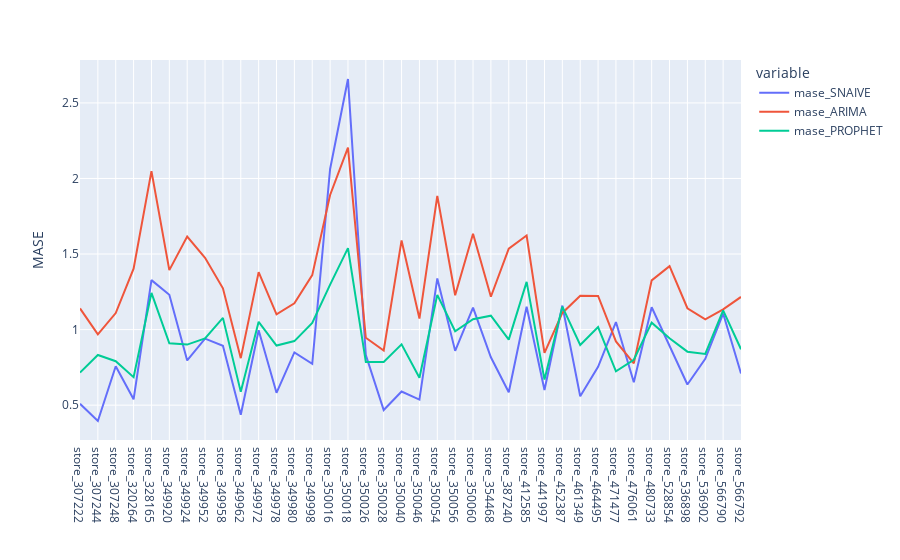

The cell this chart's notebook holds for it:
### Code cell
fig = score_ALL[['mase_SNAIVE', 'mase_ARIMA', 'mase_PROPHET']].plot()
fig.update_xaxes(title_text='')
fig.update_yaxes(title_text='MASE')

### Figure 1 — Plotly figure (JSON) as saved in the notebook; plotly's stock layout.template omitted (floating-point values rounded to 4 significant figures)
{"data": [{"hovertemplate": "variable=mase_SNAIVE<br>store=%{x}<br>value=%{y}<extra></extra>", "legendgroup": "mase_SNAIVE", "line": {"color": "#636efa", "dash": "solid"}, "marker": {"symbol": "circle"}, "mode": "lines", "name": "mase_SNAIVE", "orientation": "v", "showlegend": true, "type": "scatter", "x": ["store_307222", "store_307244", "store_307248", "store_320264", "store_328165", "store_349920", "store_349924", "store_349952", "store_349958", "store_349962", "store_349972", "store_349978", "store_349980", "store_349998", "store_350016", "store_350018", "store_350026", "store_350028", "store_350040", "store_350046", "store_350054", "store_350056", "store_350060", "store_354468", "store_387240", "store_412585", "store_441997", "store_452387", "store_461349", "store_464495", "store_471477", "store_476061", "store_480733", "store_528854", "store_536898", "store_536902", "store_566790", "store_566792"], "xaxis": "x", "y": [0.509, 0.3952, 0.7572, 0.539, 1.327, 1.23, 0.796, 0.9403, 0.8932, 0.4365, 0.9952, 0.5815, 0.8493, 0.774, 2.063, 2.658, 0.8315, 0.468, 0.5905, 0.5373, 1.339, 0.8593, 1.145, 0.8168, 0.5855, 1.151, 0.6, 1.159, 0.5587, 0.754, 1.05, 0.6517, 1.148, 0.8937, 0.637, 0.8065, 1.106, 0.7095], "yaxis": "y"}, {"hovertemplate": "variable=mase_ARIMA<br>store=%{x}<br>value=%{y}<extra></extra>", "legendgroup": "mase_ARIMA", "line": {"color": "#EF553B", "dash": "solid"}, "marker": {"symbol": "circle"}, "mode": "lines", "name": "mase_ARIMA", "orientation": "v", "showlegend": true, "type": "scatter", "x": ["store_307222", "store_307244", "store_307248", "store_320264", "store_328165", "store_349920", "store_349924", "store_349952", "store_349958", "store_349962", "store_349972", "store_349978", "store_349980", "store_349998", "store_350016", "store_350018", "store_350026", "store_350028", "store_350040", "store_350046", "store_350054", "store_350056", "store_350060", "store_354468", "store_387240", "store_412585", "store_441997", "store_452387", "store_461349", "store_464495", "store_471477", "store_476061", "store_480733", "store_528854", "store_536898", "store_536902", "store_566790", "store_566792"], "xaxis": "x", "y": [1.14, 0.9688, 1.11, 1.403, 2.049, 1.393, 1.615, 1.476, 1.273, 0.8113, 1.38, 1.101, 1.174, 1.361, 1.891, 2.204, 0.9457, 0.862, 1.59, 1.073, 1.885, 1.227, 1.634, 1.217, 1.535, 1.623, 0.8462, 1.11, 1.224, 1.223, 0.9217, 0.7765, 1.325, 1.419, 1.141, 1.069, 1.134, 1.216], "yaxis": "y"}, {"hovertemplate": "variable=mase_PROPHET<br>store=%{x}<br>value=%{y}<extra></extra>", "legendgroup": "mase_PROPHET", "line": {"color": "#00cc96", "dash": "solid"}, "marker": {"symbol": "circle"}, "mode": "lines", "name": "mase_PROPHET", "orientation": "v", "showlegend": true, "type": "scatter", "x": ["store_307222", "store_307244", "store_307248", "store_320264", "store_328165", "store_349920", "store_349924", "store_349952", "store_349958", "store_349962", "store_349972", "store_349978", "store_349980", "store_349998", "store_350016", "store_350018", "store_350026", "store_350028", "store_350040", "store_350046", "store_350054", "store_350056", "store_350060", "store_354468", "store_387240", "store_412585", "store_441997", "store_452387", "store_461349", "store_464495", "store_471477", "store_476061", "store_480733", "store_528854", "store_536898", "store_536902", "store_566790", "store_566792"], "xaxis": "x", "y": [0.716, 0.832, 0.791, 0.685, 1.243, 0.91, 0.9007, 0.942, 1.078, 0.588, 1.051, 0.8947, 0.924, 1.044, 1.298, 1.539, 0.7855, 0.7855, 0.9025, 0.6817, 1.23, 0.989, 1.069, 1.092, 0.9335, 1.316, 0.6693, 1.152, 0.8982, 1.016, 0.724, 0.8002, 1.046, 0.9423, 0.854, 0.8393, 1.127, 0.8702], "yaxis": "y"}], "layout": {"legend": {"title": {"text": "variable"}, "tracegroupgap": 0}, "margin": {"t": 60}, "xaxis": {"anchor": "y", "domain": [0, 1], "title": {"text": ""}}, "yaxis": {"anchor": "x", "domain": [0, 1], "title": {"text": "MASE"}}}}
